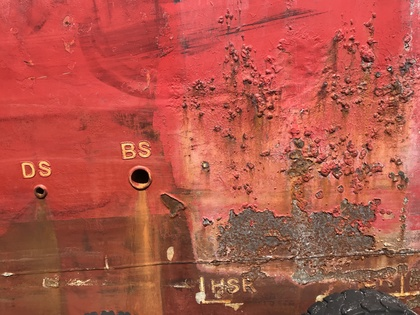
%> input picture dataset/mob_data/hull6.jpg, 420 x 315 px, shrunk from 4032 x 3024 before the run
$ octave runthis-original.m   (GNU Octave 9; MATLAB toolbox functions it lacks are replaced by stand-ins)
%> lines starting %> are read from the running program, lines starting %| are printed output that depends on the picture; in (x1, y1, x2, y2) boxes, pixels count from 0 and x2, y2 are one past the last pixel; in counts of white or black regions, pixels touching at a corner belong together; the program's own positions count from 1
%> further down, I1 is the input picture: size 315x420x3 uint8; mean R, G, B 178.3, 85.6, 72.8
### src/matlab/imbin.m
function [Io, C,tot_idx,Iall] = imbin(I,K)
%> called with K = 7
%       Colour quantisation based on image covariance eigen values.
%
%       IMBIN utilises a binary tree approach to store all statistical properties and
%       image resulting clusters.
%       The resulting image stored (Io) is optimised to be from the
%       cluster that fulfils the condition of both max eigenvector and
%       max sum of eigenvectors values
%
% Syntax:  [Iout,Clusters] = imbin(Iinput,K)
%
% Inputs:
%    Iinput - an RGB image matrix
%    K - number of clusters to be inferred
%
% Outputs:
%    Iout - the output image result RGB array
%    C - an array results for all clusters
%
% Example:
%    I1=imread('hull10.jpg');
%    figure, imshow(I1)
%    K = 7;
%    I2 = bin(I1,K);
%    figure, imshow(I2)
%
% Reference: Michael T. Orchard, Charles A. Bouman (1991). Color quantization
% of images, IEEE Trans. Signal Processing 39(12): 2677-2690
%
%       Other m-files required: none
%       Subfunctions: none
%       MAT / data files required: none
%
%       See also: GRAYTHRESH, IM2BW, IMTHRESH
%
%% Initializations
narginchk(1,2)
nargoutchk(1,4)

% check number of clusters (pointless to have less than 2)
if nargin==1
    K = 2;
end

I=im2double(I); % to avoid numerical issues in matlab

% Get image dimensions
[rows, cols, ~] = size(I);
%> rows = 315; cols = 420

% Treat complete image as single cluster and compute different fields of cluster.
R1=zeros(3,3);

% Total number of pixels
N1 = rows * cols;
%> N1 = 132300

si=0; % index used later for loops

% Initialize matrix to store abs median eigenvalue
val = zeros(1, 7);

% Initialize cell to store nodes & its corresponding properties
C = {1, K};

%% Evaluate nodes & its statistical properties
for i=1:K

    %% Calculate first node
    if i == 1
        % Evaluate total of each colour channel
        for j=1:3
            for k=1:3
                R1(j, k) = sum(sum(I(:,:,j) .* I(:,:,k)));
            end
        end

        % Flatten each colour channel
        I_Comp = reshape(I, [], 3);

        % Sum of each colour channel
        M1 = reshape(sum(sum(I)), [1, 3]);

        % Compute covariance of the Image.
        R1_bar = R1-((M1*M1')/N1);

        % Compute eigen values and eigen vectors of the image.
        [V,D] = eig(R1_bar);

        % Points of first node
        point = 1:N1;

        % Form the initial cluster.
        cluster.R = R1;
        cluster.M = M1;
        cluster.N = N1;
        cluster.point = point;
        % Store only center column right eigenvectors
        cluster.vector = V(:,2);

        % Place the cluster in Cell array.
        C{1}=cluster;
        % Store the absolute median eigenvalue
        val(1)=abs(D(2,2));
    end

    %% Evaluate remaining nodes
    if(max(val(:))==-1) && i > 1
        break;
    end

  % Pick the cluster having highest eigen value and split it into two parts.
  % place max value in index
  index = find(max(val(:))== val);

  % Current node's center column right eigenvectors
  vector = C{index}.vector;

  % Current node's points (regions of interest)
  point = C{index}.point;

  % Flatten points
  point = point(:);

  %
  M = C{index}.M;
  N = C{index}.N;
  % Quantization (mean) value of current cluster
  Q = M / N;

  R = C{index}.R;

  a = vector(1,1)* I_Comp(point(:), 1) + vector(2,1)* I_Comp(point(:), 2) + vector(3,1)* I_Comp(point(:), 3);

  % Pixels of the cluster are divided into two parts based on their closeness
  % to a plane perpendicular to principal eigen vector and passing through mean.
  point1 = point(a >= vector'*Q');
  point2 = point(a < vector'*Q');

  % Compute various statistical value for the newly formed clusters.
  for j=1:3
      for k=1:3
          R1(j, k) = sum(I_Comp(point1(:), j) .* I_Comp(point1(:), k));
      end
  end

  M1 = sum(I_Comp(point1(:), :), 1);

  R2=R-R1;
  M2=M-M1;

  N1 = size(point1, 1);
  N2 = size(point2, 1);
  % Place the clusters into cell array and delete the parent cluster.
  if(N1>0 && N2>0)
      % Evaluate statistical properties for node1
      cluster1.point=point1;
      cluster1.R=R1;
      cluster1.M=M1;
      cluster1.N=N1;
      R1_bar=R1-((M1*M1')/N1);
      [V1 , D1]=eig(R1_bar);
      cluster1.vector=V1(:,2);
      val(index)=abs(D1(2,2));
      C{index}=cluster1;

      % Evaluate statistical properties for node2
      cluster2.R=R2;
      cluster2.N=N2;
      cluster2.M=M2;
      cluster2.point=point2;
      R2_bar=R2-((M2*M2')/N2);
      [V2 , D2]=eig(R2_bar);
      cluster2.vector=V2(:,2);
      val(si+1)=abs(D2(2,2));
      C{si+1}=cluster2;

      si=si+1;
  else
     val(index)=-1;
     i=i-1;
  end
end
%> this loop made 7 passes
%> (D, index, vector, M, N, Q, N1, N2) on pass 1: ([-194846.6 0 0; 0 184 0; 0 0 20487.8], 1, [-0.0746; 0.744; -0.664], [92507.7 44423.8 37749.5], 132300, [0.699 0.336 0.285], 66568, 65732)
%> (index, vector, M, N, Q, N1, N2, cluster1.M) on pass 5: (4, [0.00858; 0.703; -0.711], [15197.2 5746.5 5862.3], 18455, [0.823 0.311 0.318], 10175, 8280, [8235.4 3054.4 3071.6])
%> after the loop, C = 7 items; R1 = [4521.3 1794.7 1610.3; 1794.7 737.3 665.8; 1610.3 665.8 601.9]; cluster1 = {M [5862.6 2307.7 2067.1], N 7729, vector [-0.0462 0.729 -0.683]}; cluster1.point = 7729 values from 121 to 132215; cluster2 = {N 6793, M [5314.8 2077.9 1933.2], vector [-0.0308 0.722 -0.691]}

%% Select desired node based on eigenvalues
% Condition to check the eigen values and the sums of the produced clusters
total = zeros(1, 4);
median = zeros(1, 4);
for i = 4:si
    % finds position of cluster with max mid eigen value
    % and max sum of eigen values
    vector = C{i}.vector;
    vector_tot{i} = C{i}.vector;
    total(i-3) = sum(vector);
    median(i-3) = vector(2,1);
    % Find index of max value of total eigenvalues
    ind2 = find(max(total(1:i-3))== total(1:i-3));
    % Find index of max value of median eigenvalues
    ind3 = find(max(median(1:i-3))== median(1:i-3));
    % Index of max value of total set to -1 if not equal indices
    if ind2 ~= ind3
        total(i-3) = -1;
    end

    % All nodes
    temp=C{i}.point;
    I1=zeros(size(I,1),size(I,2),3);
    [y_p, x_p]=ind2sub([size(I,1) size(I,2)],temp);
    for t=1:size(y_p,1)
        y=y_p(t);
        x=x_p(t);
        I1(y,x,1)=I(y,x,1);
        I1(y,x,2)=I(y,x,2);
        I1(y,x,3)=I(y,x,3);
    end
    I1 = im2uint8(I1);
    Iall{i} = I1;
end
%> this loop made 4 passes
%> (vector, ind2, ind3) on passes 1 to 4: ([0.00233; 0.706; -0.708], 1, 1), ([0.0161; 0.699; -0.715], 1, 1), ([-0.0626; 0.736; -0.674], 3, 3), ([-0.0308; 0.722; -0.691], 3, 3)
%> pass 1, in imbin, `I1 = im2uint8(I1);`:
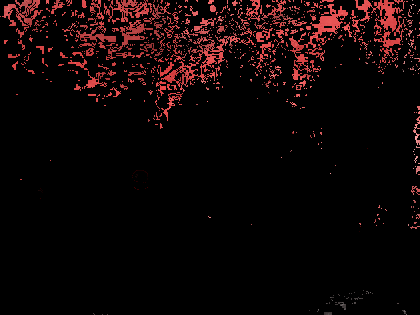
%> I1: size 315x420x3 uint8; mean R, G, B 15.9, 5.9, 5.9
%> pass 3, in imbin, `I1 = im2uint8(I1);`:
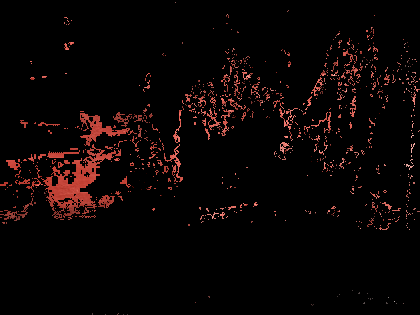
%> I1: size 315x420x3 uint8; mean R, G, B 10.6, 4.5, 3.9
%> after the loop:
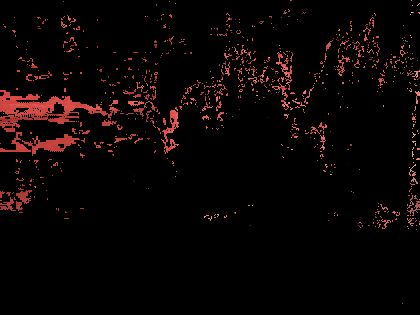
%> I1: size 315x420x3 uint8; mean R, G, B 10.2, 4, 3.7
%> after the loop, Iall = 7 items; median = [0.706 0.699 0.736 0.722]; total = [-1.61e-05 -0.000152 8.27e-06 1.62e-06]; vector_tot = {[], [], [], [0.00233; 0.706; -0.708], [0.0161; 0.699; -0.715], [-0.0626; 0.736; -0.674], [-0.0308; 0.722; -0.691]}

% Find index of max values
tot_idx = find(max(total(:))== total); % Correct node
%> tot_idx = 3
med_idx = find(max(median(:))== median);
%> med_idx = 3

% Safeguard index shapes
tot_idx = [tot_idx zeros(1, numel(med_idx) - numel(tot_idx))];
med_idx = [med_idx zeros(1, numel(tot_idx) - numel(med_idx))];
% condition to select the appropriate cluster with both max eigenvector
% and max sum of eigenvectors values
Io=zeros(rows, cols, 3);
if (tot_idx == med_idx)
    fpoint = C{tot_idx+3}.point;
%> fpoint = 7335 values from 185 to 132197
    [y_p, x_p]=ind2sub([rows cols],fpoint);
%> y_p = 7335 values, max 315 at index 2681, min 3 at index 4114, mean 146.5; x_p = 7335 values from 1 to 420
    for s=1:size(y_p,1)
        y=y_p(s);
        x=x_p(s);
        Io(y,x,1)=I(y,x,1);
        Io(y,x,2)=I(y,x,2);
        Io(y,x,3)=I(y,x,3);
    end
%> this loop made 7335 passes
%> (y, x) on passes 1 to 3: (185, 1), (186, 1), (212, 1)
end

Io = im2uint8(Io); % back to integer values 0-255 (image array)

### src/matlab/runthis-original.m
close all, clear variables

I1=imread('hull6.jpg');

K = 7; %produce seven clusters
[I2,C] = imbin(I1,K);
%> C = 7 items

N=3; %produce four classes
idx = imthresh(I2,N);
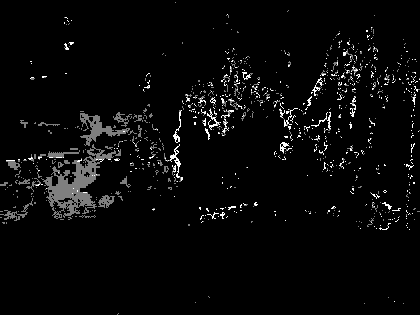
%> idx: size 315x420 double; min 1, max 3, mean 1.07; drawn with min black and max white

mask2 = (idx(:,:) == 2); %returns logical array of Class 2
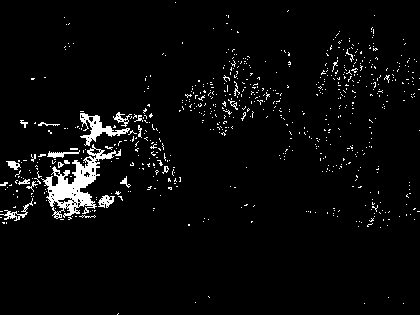
%> mask2: size 315x420 logical; 3.9% white; 685 white regions (663 under 20 px), largest, box (x1, y1, x2, y2) and area: (41, 144, 121, 219) 1830, (80, 113, 130, 146) 517, (0, 198, 33, 221) 148

I3(:,:,1) = uint8(I2(:,:,1)) .* uint8(mask2);
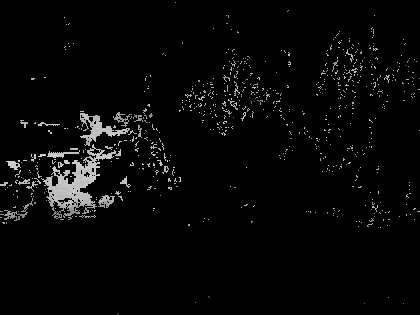
%> I3: size 315x420 uint8; min 0, max 210, mean 7
I3(:,:,2) = uint8(I2(:,:,2)) .* uint8(mask2);
I3(:,:,3) = uint8(I2(:,:,3)) .* uint8(mask2);
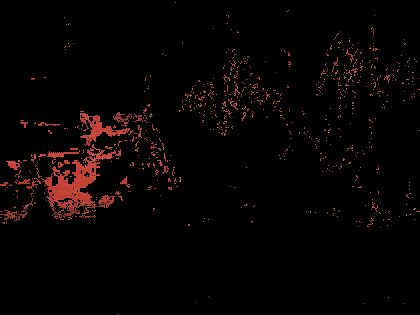
%> I3: size 315x420x3 uint8; mean R, G, B 7, 2.7, 2.3

figure
subplot(1,3,1); imshow(I1); title('Original Image')
subplot(1,3,2); imshow(I2); title('Quantised Image')
subplot(1,3,3); imshow(I3); title('Thresholded Image')

% [8 lines of commented-out code are left out]

$ run again, with dataset/mob_data/hull10.jpg copied over dataset/mob_data/hull6.jpg
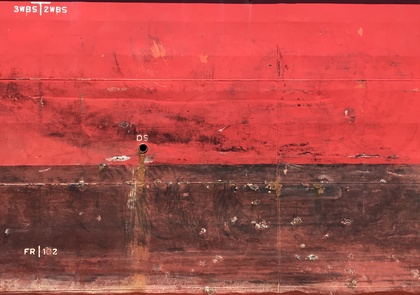
%> input picture dataset/mob_data/hull10.jpg, 420 x 295 px, shrunk from 4032 x 2829 before the run
%> I1 is the input picture: size 295x420x3 uint8; mean R, G, B 177.2, 74.2, 70.8
%> the loop in imbin, `for i=1:K` made 7 passes
%> (index, vector, M, N, Q, R, N1, N2) on passes 5, 7: (4, [0.0401; 0.686; -0.726], [1982.5 718.1 807.9], 3114, [0.637 0.231 0.259], [1544.5 580.8 634.2; 580.8 242.9 261.4; 634.2 261.4 282.8], 1753, 1361), (5, [0.0962; 0.654; -0.751], [503.2 169.6 218.9], 1361, [0.37 0.125 0.161], [235 94.97 113.1; 94.97 50.76 56.53; 113.1 56.53 64.17], 546, 815)
%> after the loop in imbin, `for i=1:K`: C = 7 items; R1 = [156.2 62.52 71.39; 62.52 32.88 35.64; 71.39 35.64 39.02]; cluster1 = {M [264.7 87.44 105.3], N 546, vector [0.0703 0.669 -0.74]}; cluster1.point = 546 values from 1776 to 123314; cluster2 = {N 815, M [238.5 82.15 113.6], vector [0.152 0.618 -0.771]}
%> the loop in imbin, `for i = 4:si` made 4 passes
%> (vector, ind2, ind3) on passes 1 to 4: ([0.0307; 0.691; -0.722], 1, 1), ([0.0703; 0.669; -0.74], 2, 1), ([-0.00228; 0.708; -0.706], 3, 3), ([0.152; 0.618; -0.771], 3, 3)
%> after the loop in imbin, `for i = 4:si`: Iall = 7 items; median = [0.691 0.669 0.708 0.618]; total = [-0.000131 -1 -1.52e-06 -0.00159]; vector_tot = {[], [], [], [0.0307; 0.691; -0.722], [0.0703; 0.669; -0.74], [-0.00228; 0.708; -0.706], [0.152; 0.618; -0.771]}
%> tot_idx = 3
%> the loop in imbin, `for s=1:size(y_p,1)` made 17301 passes
%> (y, x) on passes 1 to 3: (3, 1), (25, 1), (26, 1)
%> `[I2,C] = imbin(I1,K);`: C = 7 items
%> `mask2 = (idx(:,:) == 2);`:
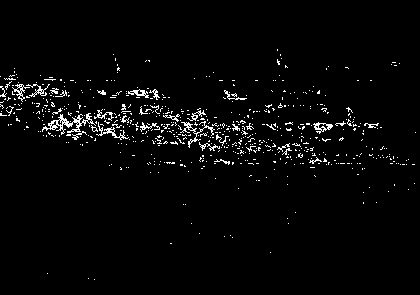
%> mask2: size 295x420 logical; 2.9% white in thin lines or dots, all inside (x1, y1, x2, y2) = (0, 49, 416, 280)
%> `I3(:,:,3) = uint8(I2(:,:,3)) .* uint8(mask2);`:
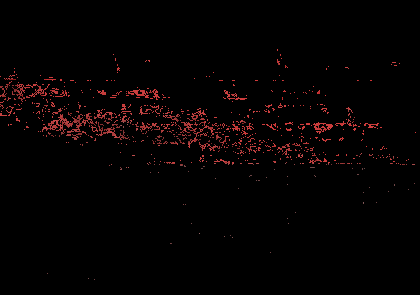
%> I3: size 295x420x3 uint8; mean R, G, B 5.3, 1.7, 1.7

$ run again, with dataset/mob_data/hull1.jpg copied over dataset/mob_data/hull6.jpg
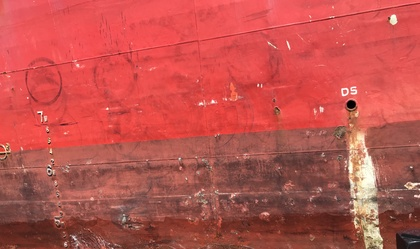
%> input picture dataset/mob_data/hull1.jpg, 420 x 249 px, shrunk from 3799 x 2256 before the run
%> I1 is the input picture: size 249x420x3 uint8; mean R, G, B 190.2, 82.4, 77.5
%> the loop in imbin, `for i=1:K` made 7 passes
%> (index, vector, M, N, Q, R, N1, N2) on pass 7: (5, [0.0337; 0.69; -0.723], [2907 1133.5 1219.2], 3403, [0.854 0.333 0.358], [2628.7 1009 1085.2; 1009 394.8 424.3; 1085.2 424.3 456.1], 1877, 1526)
%> after the loop in imbin, `for i=1:K`: C = 7 items; R1 = [1578 584.2 622.5; 584.2 218.9 233; 622.5 233 248]; cluster1 = {M [1716.7 634.7 676.4], N 1877, vector [0.0278 0.693 -0.721]}; cluster1.point = 1877 values from 31 to 104090; cluster2 = {N 1526, M [1190.3 498.8 542.8], vector [0.0435 0.684 -0.728]}
%> the loop in imbin, `for i = 4:si` made 4 passes
%> (vector, ind2, ind3) on passes 1 to 4: ([-0.00441; 0.709; -0.705], 1, 1), ([0.0278; 0.693; -0.721], 1, 1), ([-0.0156; 0.715; -0.699], 3, 3), ([0.0435; 0.684; -0.728], 3, 3)
%> after the loop in imbin, `for i = 4:si`:
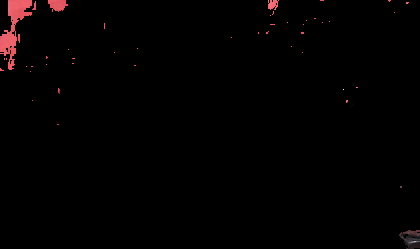
%> I1: size 249x420x3 uint8; mean R, G, B 2.9, 1.2, 1.3
%> after the loop in imbin, `for i = 4:si`: Iall = 7 items; median = [0.709 0.693 0.715 0.684]; total = [-8.06e-06 -2.11e-05 1.68e-06 -0.00035]; vector_tot = {[], [], [], [-0.00441; 0.709; -0.705], [0.0278; 0.693; -0.721], [-0.0156; 0.715; -0.699], [0.0435; 0.684; -0.728]}
%> tot_idx = 3
%> fpoint = 7646 values from 1 to 104413
%> y_p = 7646 values, max 246 at index 1312, min 1 at index 1, mean 106.4; x_p = 7646 values from 1 to 420
%> the loop in imbin, `for s=1:size(y_p,1)` made 7646 passes
%> (y, x) on passes 1 to 3: (1, 1), (2, 1), (3, 1)
%> `[I2,C] = imbin(I1,K);`: C = 7 items
%> mask2: size 249x420 logical; 2.5% white in thin lines or dots
%> `I3(:,:,3) = uint8(I2(:,:,3)) .* uint8(mask2);`:
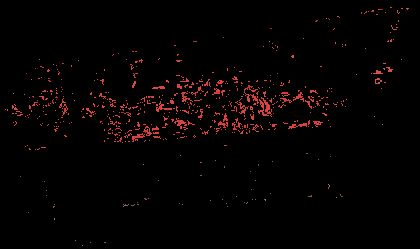
%> I3: size 249x420x3 uint8; mean R, G, B 5.3, 1.7, 1.6

$ run again, with dataset/mob_data/hull11.jpg copied over dataset/mob_data/hull6.jpg
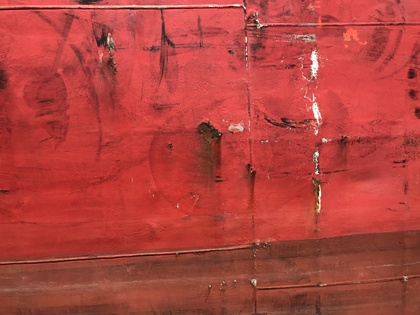
%> input picture dataset/mob_data/hull11.jpg, 420 x 315 px, shrunk from 4032 x 3024 before the run
%> I1 is the input picture: size 315x420x3 uint8; mean R, G, B 178.8, 66.8, 60.9
%> the loop in imbin, `for i=1:K` made 7 passes
%> (index, vector, M, N, Q, R, N1, N2) on pass 7: (5, [0.0212; 0.696; -0.718], [4130.3 1588.3 1665.1], 5475, [0.754 0.29 0.304], [3206 1236.6 1295.1; 1236.6 489.8 512.3; 1295.1 512.3 535.9], 3341, 2134)
%> after the loop in imbin, `for i=1:K`: C = 7 items; R1 = [2041.4 776.9 806.9; 776.9 300.7 312; 806.9 312 323.7]; cluster1 = {M [2585.6 980.7 1018.7], N 3341, vector [0.017 0.698 -0.715]}; cluster1.point = 3341 values from 67 to 132071; cluster2 = {N 2134, M [1544.7 607.7 646.4], vector [0.029 0.692 -0.721]}
%> the loop in imbin, `for i = 4:si` made 4 passes
%> (vector, ind2, ind3) on passes 1 to 4: ([-0.0148; 0.714; -0.7], 1, 1), ([0.017; 0.698; -0.715], 2, 1), ([-0.0246; 0.719; -0.694], 3, 3), ([0.029; 0.692; -0.721], 3, 3)
%> after the loop in imbin, `for i = 4:si`: Iall = 7 items; median = [0.714 0.698 0.719 0.692]; total = [-2.57e-05 -1 -5.22e-06 -0.000155]; vector_tot = {[], [], [], [-0.0148; 0.714; -0.7], [0.017; 0.698; -0.715], [-0.0246; 0.719; -0.694], [0.029; 0.692; -0.721]}
%> tot_idx = 3
%> the loop in imbin, `for s=1:size(y_p,1)` made 10262 passes
%> (y, x) on passes 1 to 3: (2, 1), (34, 1), (37, 1)
%> `[I2,C] = imbin(I1,K);`: C = 7 items
%> mask2: size 315x420 logical; 5.3% white in thin lines or dots, all inside (x1, y1, x2, y2) = (0, 0, 420, 255)
%> `I3(:,:,3) = uint8(I2(:,:,3)) .* uint8(mask2);`:
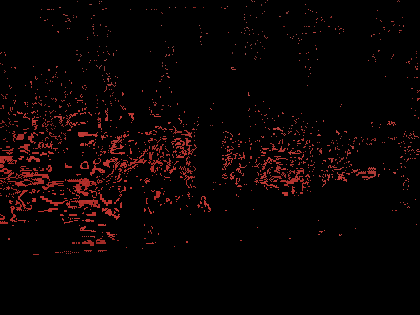
%> I3: size 315x420x3 uint8; mean R, G, B 9.3, 2.8, 2.6
